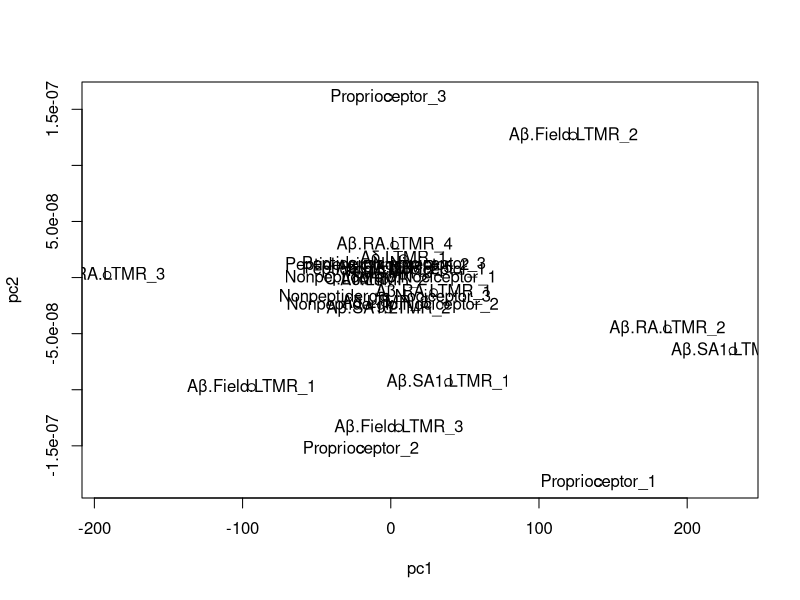
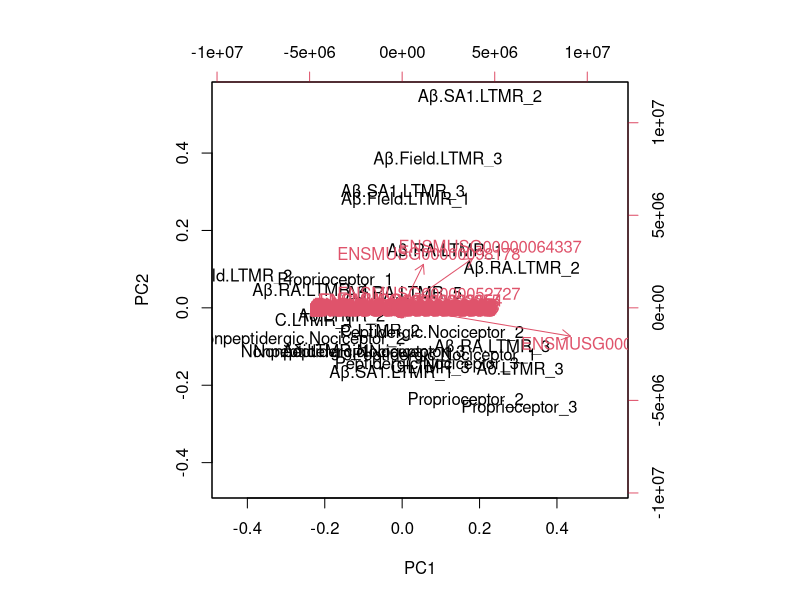

Here is the R script that generated these plots, in order:
data <- read.csv('./data/GSE131230_counts_official.csv')

row.names(data)<-data[,1]
data <- data[-1]
dataSvd <- svd(data)

dataPCA <- prcomp(data)

pc1 = dataSvd$d[1]*dataSvd$u[1,]
pc2 = dataSvd$d[2]*dataSvd$u[2,]

plot(pc1,pc2)

text(pc1,pc2, colnames(data))

pcaData <- prcomp(t(data))

biplot(pcaData)